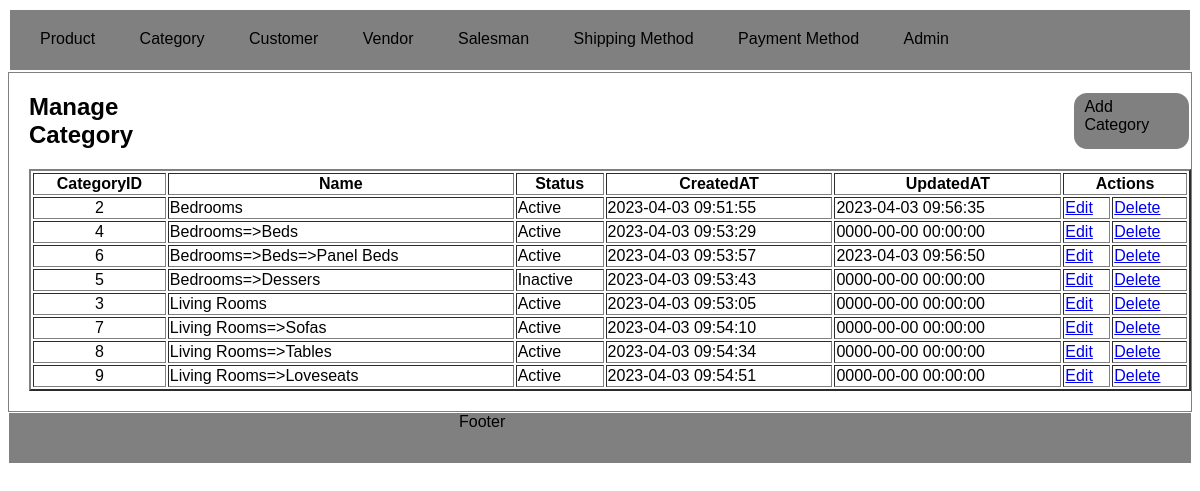
The app's page /index.php?c=category&a=grid with its own data.
### tables this page shows
CREATE TABLE `category` (
  `category_id` int(11) NOT NULL,
  `parent_id` int(255) NOT NULL,
  `name` varchar(255) NOT NULL,
  `path` varchar(50) NOT NULL,
  `status` enum('1','2') NOT NULL,
  `description` text NOT NULL,
  `created_at` datetime DEFAULT NULL,
  `updated_at` datetime DEFAULT NULL
);

### Model/Core/View.php (called while the page is built, shortened)
<?php
class Model_Core_View
{
	protected $template = Null;
	protected $data = [];
	public function __get($key)
	{
		return $this->data[$key];
	}
	public function setTemplate($path)
	{
		$this->template = $path;
		return $this;
	}
	public function getTemplate()
	{
		return $this->template;
	}
	public function setData($data)
	{
		$this->data = $data;
		return $this;
	}
	public function render()
	{
		require_once 'View'.DS.$this->getTemplate();
	}
}

### Controller/Core/Action.php (called while the page is built, shortened)
<?php
class Controller_Core_Action
{
	protected $view = Null;
	public function setView($view)
	{
		$this->view = $view;
		return $this;
	}
	public function getView()
	{
		if($this->view){
			return $this->view;
		}
		$view = new Model_Core_View();
		return $view;
	}
	public function render()
	{
		$this->getView()->render();
	}
}

### Controller/Category.php (called while the page is built, shortened)
<?php
class Controller_Category extends Controller_Core_Action
{
	public function gridAction()
	{
		$sql = "SELECT * FROM `category` WHERE `category_id` > 1 ORDER BY `path` ASC";
		$row = Ccc::getModel('Category_Row');
		$categorys = $row->fetchAll($sql);
		$this->render();
	}
}
?>

### Index.php (called while the page is built, shortened)
<?php
class Ccc
{
	static function init()
	{
		$front = new Controller_Core_Front();
		$front->init();
	}
	static function getModel($modelName)
	{
		return new $model();
	}
}
Ccc :: init();
?>

### Model/Core/Table/Row.php (called while the page is built, shortened)
<?php
class Model_Core_Table_Row
{
	protected $data = [];
	public function __get($key)
	{
		return $this->data[$key];
	}
	public function getStatusText()
	{
		$statuses = $this->getTable()->getStatusOptions();
		if(array_key_exists($this->status, $statuses)){
			return $statuses[$this->status];
		}
		return $statuses[Model_Core_Table::STATUS_DEFAULT];
	}
	public function setTable($tableModel){
		return $this;
	}
	public function getTable()
	{
		$tableModel = new $model();
		return $tableModel;
	}
	public function fetchAll($sql)
	{
		$arrayData = $this->getTable()->fetchAll($sql);
		return $arrayData;
	}
	public function fetchRow($sql)
	{
		$row = $this->getTable()->fetchRow($sql);
		$this->data = $row;
		return $this;
	}
	public function setData(array $data)
	{
		$this->data = array_merge($this->data,$data);
		return $this;
	}
}

### Model/Core/Adapter.php (called while the page is built, shortened)
<?php
class Model_Core_Adapter
{
	protected $config = [
		'servername' => 'localhost',
		'username' => 'root',
		'password' => '',
		'dbname' => 'project-ujjawal-rajyaguru-04-average'
	];
	public function connect()
	{
		$this->conn = mysqli_connect($this->config['servername'],$this->config['username'],$this->config['password'],$this->config['dbname']);
		return $this->conn;
	}
	public function query($sql)
	{
		$connect = $this->connect();
		return $connect->query($sql);
	}
	public function fetchAll($sql)
	{
		$result = $this->query($sql);
		return $result->fetch_all(MYSQLI_ASSOC);
	}
	public function fetchRow($sql)
	{
		$result = $this->query($sql);
		return $result->fetch_assoc();
	}
}

### Model/Core/Table.php (called while the page is built, shortened)
<?php
class Model_Core_Table
{
	public function getStatusOptions()
	{
		return [
			self::STATUS_ACTIVE => self::STATUS_ACTIVE_lBl,
			self::STATUS_INACTIVE => self::STATUS_INACTIVE_lBl
		];
	}
	public function setAdapter(Model_Core_Adapter $adapter)
	{
		return $this;
	}
	public function getAdapter()
	{
		$adapter = new Model_Core_Adapter();
		return $adapter;
	}
	public function setTableName($tableName)
	{
		return $this;
	}
	public function setPrimaryKey($primaryKey)
	{
		return $this;
	}
	public function fetchAll($query)
	{
		$adapter = $this->getAdapter();
		$result = $adapter->fetchAll($query);
		return $result;
	}
	public function fetchRow($query)
	{
		$adapter = $this->getAdapter();
		$result = $adapter->fetchRow($query);
		return $result;
	}
}

### Model/Category/Row.php (called while the page is built, shortened)
<?php
class Model_Category_Row extends Model_Core_Table_Row
{
	public function getPathText($path = Null)
	{
		$path = ($path) ? $path : $this->path;
		$categoryId = explode('=', $path);
		$final = [];
		foreach ($categoryId as $id) {
			if($id > 1){
				$sql = "SELECT `name` FROM `category` WHERE `category_id` = '{$id}'";
				$except = Ccc::getModel('Category_Row')->fetchRow($sql);
				$final[] = $except->name;
			}
		}
		return implode('=>', $final);
	}
}

### View/category/grid.phtml (the view, shortened to what this page needs)
<?php
$categorys = $this->category;
?>
<!DOCTYPE html>
<html>
<head>
	<link rel="stylesheet" type="text/css" href="View/skin/style.css">
</head>
<body>
	<?php require_once 'View/html/header.phtml'; ?>
	<div class="content-main">
		<div class="content">
			<h2>Manage Category</h2>
			<a href="<?php print_r($url->getUrl('add'));?>">Add Category</a>
		</div>
		<div>
			<table border="2px" width="100%">
				<tr>
					<th>CategoryID</th>
					<th>Name</th>
					<th>Status</th>
					<th>CreatedAT</th>
					<th>UpdatedAT</th>
					<th colspan="2">Actions</th>
				</tr>
				<?php if(is_array($categorys)): ?>
					<?php foreach ($categorys as $category):?>
						<tr>
							<td><center><?php echo $category->category_id; ?></center></td>
							<td><?php echo $category->getPathText(); ?></td>
							<td><?php echo $category->getStatusText() ?></td>
							<td><?php echo $category->created_at; ?></td>
							<td><?php echo $category->updated_at; ?>
							</td>
							<td><a href="<?php print_r($url->getUrl('edit',Null,['id'=>$category->category_id])); ?>">Edit</a></td>
							<td><a href="<?php print_r($url->getUrl('delete',Null,['id'=>$category->category_id])); ?>">Delete</a></td>
						</tr>
					<?php endforeach; ?>
				<?php else: ?>
					<tr>
						<td colspan="9">Don't have any category.</td>
					</tr>
				<?php endif; ?>
			</table>
		</div>
	</div>
	<?php require_once 'View/html/footer.phtml'; ?>
</body>
</html>

### View/skin/style.css (style rules this page uses)
* { font-family: Arial, Helvetica, sans-serif; }
.content-main { border: 1px solid grey; padding-left: 20px; padding-bottom: 20px; }
.content { display: flex; }
.content a { margin: 18px 0px 18px 850px; border: 2px solid white; background-color: grey; border-radius: 15px; padding: 5px 10px; text-decoration: none; color: black; }

### records on screen
category: category_id "2", PathText "Bedrooms", status "Active", created_at "2023-04-03 09:51:55", updated_at "2023-04-03 09:56:35"
category: category_id "4", PathText "Bedrooms=>Beds", status "Active", created_at "2023-04-03 09:53:29", updated_at "0000-00-00 00:00:00"
category: category_id "6", PathText "Bedrooms=>Beds=>Panel Beds", status "Active", created_at "2023-04-03 09:53:57", updated_at "2023-04-03 09:56:50"
category: category_id "5", PathText "Bedrooms=>Dessers", status "Inactive", created_at "2023-04-03 09:53:43", updated_at "0000-00-00 00:00:00"
category: category_id "3", PathText "Living Rooms", status "Active", created_at "2023-04-03 09:53:05", updated_at "0000-00-00 00:00:00"
category: category_id "7", PathText "Living Rooms=>Sofas", status "Active", created_at "2023-04-03 09:54:10", updated_at "0000-00-00 00:00:00"
category: category_id "8", PathText "Living Rooms=>Tables", status "Active", created_at "2023-04-03 09:54:34", updated_at "0000-00-00 00:00:00"
category: category_id "9", PathText "Living Rooms=>Loveseats", status "Active", created_at "2023-04-03 09:54:51", updated_at "0000-00-00 00:00:00"
